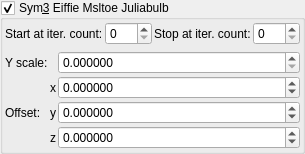
    <widget class="MyGroupBox" name="groupCheck_transf_function_enabledE_false">
     <property name="title">
      <string>Sym&amp;3 Eiffie Msltoe Juliabulb</string>
     </property>
     <property name="checkable">
      <bool>true</bool>
     </property>
     <layout class="QVBoxLayout" name="verticalLayout_4">
      <property name="leftMargin">
       <number>2</number>
      </property>
      <property name="topMargin">
       <number>2</number>
      </property>
      <property name="rightMargin">
       <number>2</number>
      </property>
      <property name="bottomMargin">
       <number>2</number>
      </property>
      <item>
       <layout class="QGridLayout" name="gridLayout_72">
        <property name="spacing">
         <number>2</number>
        </property>
        <item row="0" column="1">
         <widget class="MySpinBox" name="spinboxInt_transf_start_iterations_E">
          <property name="sizePolicy">
           <sizepolicy hsizetype="Minimum" vsizetype="Maximum">
            <horstretch>0</horstretch>
            <verstretch>0</verstretch>
           </sizepolicy>
          </property>
          <property name="maximum">
           <number>999</number>
          </property>
         </widget>
        </item>
        <item row="0" column="0">
         <widget class="QLabel" name="label_278">
          <property name="text">
           <string>Start at iter. count:</string>
          </property>
         </widget>
        </item>
        <item row="0" column="3">
         <widget class="MySpinBox" name="spinboxInt_transf_stop_iterations_E">
          <property name="sizePolicy">
           <sizepolicy hsizetype="Minimum" vsizetype="Maximum">
            <horstretch>0</horstretch>
            <verstretch>0</verstretch>
           </sizepolicy>
          </property>
          <property name="maximum">
           <number>999</number>
          </property>
         </widget>
        </item>
        <item row="0" column="2">
         <widget class="QLabel" name="label_277">
          <property name="text">
           <string>Stop at iter. count:</string>
          </property>
         </widget>
        </item>
       </layout>
      </item>
      <item>
       <layout class="QGridLayout" name="gridLayout_65" columnstretch="0,0,0,1">
        <property name="spacing">
         <number>2</number>
        </property>
        <item row="2" column="3">
         <widget class="MyDoubleSpinBox" name="spinbox3_transf_addition_constant_y">
          <property name="sizePolicy">
           <sizepolicy hsizetype="Minimum" vsizetype="Maximum">
            <horstretch>0</horstretch>
            <verstretch>0</verstretch>
           </sizepolicy>
          </property>
          <property name="prefix">
           <string/>
          </property>
          <property name="suffix">
           <string/>
          </property>
          <property name="decimals">
           <number>6</number>
          </property>
          <property name="minimum">
           <double>-99.989999999999995</double>
          </property>
          <property name="maximum">
           <double>99.989999999999995</double>
          </property>
          <property name="singleStep">
           <double>0.100000000000000</double>
          </property>
         </widget>
        </item>
        <item row="2" column="1">
         <widget class="QLabel" name="label_275">
          <property name="text">
           <string>Offset:</string>
          </property>
         </widget>
        </item>
        <item row="0" column="3">
         <widget class="MyDoubleSpinBox" name="spinbox_transf_scale">
          <property name="sizePolicy">
           <sizepolicy hsizetype="Minimum" vsizetype="Maximum">
            <horstretch>0</horstretch>
            <verstretch>0</verstretch>
           </sizepolicy>
          </property>
          <property name="prefix">
           <string/>
          </property>
          <property name="suffix">
           <string/>
          </property>
          <property name="decimals">
           <number>6</number>
          </property>
          <property name="minimum">
           <double>0.000000000000000</double>
          </property>
          <property name="maximum">
           <double>99.998999999999995</double>
          </property>
          <property name="singleStep">
           <double>0.100000000000000</double>
          </property>
         </widget>
        </item>
        <item row="0" column="1">
         <widget class="QLabel" name="label_8">
          <property name="text">
           <string>Y scale:</string>
          </property>
         </widget>
        </item>
        <item row="3" column="3">
         <widget class="MyDoubleSpinBox" name="spinbox3_transf_addition_constant_z">
          <property name="sizePolicy">
           <sizepolicy hsizetype="Minimum" vsizetype="Maximum">
            <horstretch>0</horstretch>
            <verstretch>0</verstretch>
           </sizepolicy>
          </property>
          <property name="prefix">
           <string/>
          </property>
          <property name="suffix">
           <string/>
          </property>
          <property name="decimals">
           <number>6</number>
          </property>
          <property name="minimum">
           <double>-99.989999999999995</double>
          </property>
          <property name="maximum">
           <double>99.989999999999995</double>
          </property>
          <property name="singleStep">
           <double>0.100000000000000</double>
          </property>
         </widget>
        </item>
        <item row="1" column="3">
         <widget class="MyDoubleSpinBox" name="spinbox3_transf_addition_constant_x">
          <property name="sizePolicy">
           <sizepolicy hsizetype="Minimum" vsizetype="Maximum">
            <horstretch>0</horstretch>
            <verstretch>0</verstretch>
           </sizepolicy>
          </property>
          <property name="prefix">
           <string/>
          </property>
          <property name="suffix">
           <string/>
          </property>
          <property name="decimals">
           <number>6</number>
          </property>
          <property name="minimum">
           <double>-99.989999999999995</double>
          </property>
          <property name="maximum">
           <double>99.989999999999995</double>
          </property>
          <property name="singleStep">
           <double>0.100000000000000</double>
          </property>
         </widget>
        </item>
        <item row="2" column="2">
         <widget class="QLabel" name="label_274">
          <property name="text">
           <string notr="true">y</string>
          </property>
         </widget>
        </item>
        <item row="1" column="2">
         <widget class="QLabel" name="label_257">
          <property name="text">
           <string notr="true">x</string>
          </property>
         </widget>
        </item>
        <item row="3" column="2">
         <widget class="QLabel" name="label_273">
          <property name="text">
           <string notr="true">z</string>
          </property>
         </widget>
        </item>
       </layout>
      </item>
     </layout>
    </widget>
